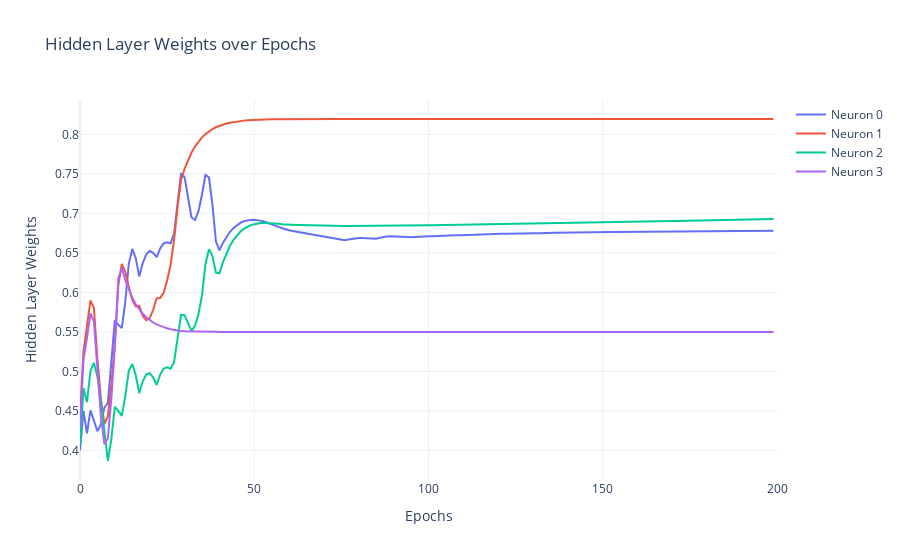

Notebook code for this chart:
### Code cell
# Function to plot hidden layer weights over epochs using Matplotlib
def plot_hidden_layer_weights_matplotlib(weights_hidden_layer, num_epochs, unique_folder_name):
    plt.figure(figsize=(14, 6))
    weights_hidden_layer_np = np.array(weights_hidden_layer)
    num_neurons = weights_hidden_layer_np.shape[1]  # Number of hidden layer neurons
    for i in range(num_neurons):
        plt.plot(range(num_epochs), weights_hidden_layer_np[:, i, :].flatten(), label=f'Neuron {i}')
    plt.xlabel('Epochs')
    plt.ylabel('Hidden Layer Weights')
    plt.xlim(0, num_epochs)
    plt.title('Hidden Layer Weights over Epochs')
    plt.grid(True)
    plt.legend()
    plt.savefig(os.path.join(unique_folder_name, 'weights_hidden_layer.png'), dpi=600)
    plt.close()
# Function to plot hidden layer weights over epochs using Plotly
def plot_hidden_layer_weights_plotly(weights_hidden_layer, num_epochs, unique_folder_name):
    weights_hidden_layer_np = np.array(weights_hidden_layer)
    fig_weights_hidden = go.Figure()
    num_neurons = weights_hidden_layer_np.shape[1]  # Number of hidden layer neurons
    for i in range(num_neurons):
        fig_weights_hidden.add_trace(go.Scatter(
            x=list(range(num_epochs)),
            y=weights_hidden_layer_np[:, i, :].flatten(),
            mode='lines',
            name=f'Neuron {i}'
        ))
    fig_weights_hidden.update_layout(
        title='Hidden Layer Weights over Epochs',
        xaxis_title='Epochs',
        xaxis=dict(range=[0, num_epochs]),
        yaxis_title='Hidden Layer Weights',
        template='plotly_white'
    )
    pio.write_html(fig_weights_hidden, file=os.path.join(unique_folder_name, 'interactive_weights_hidden_layer.html'))
    fig_weights_hidden.show()
# Plot hidden layer weights over epochs
plot_hidden_layer_weights_matplotlib(weights_hidden_layer, num_epochs, unique_folder_name)
plot_hidden_layer_weights_plotly(weights_hidden_layer, num_epochs, unique_folder_name)

### Figure 1 — Plotly figure (JSON) as saved in the notebook; plotly's stock layout.template omitted (floating-point values rounded to 4 significant figures; data arrays with more than 128 entries replaced by an {"elided": "..."} marker saying what was removed)
{"data": [{"mode": "lines", "name": "Neuron 0", "type": "scatter", "x": {"elided": "200 int values"}, "y": {"elided": "200 float values"}}, {"mode": "lines", "name": "Neuron 1", "type": "scatter", "x": {"elided": "200 int values"}, "y": {"elided": "200 float values"}}, {"mode": "lines", "name": "Neuron 2", "type": "scatter", "x": {"elided": "200 int values"}, "y": {"elided": "200 float values"}}, {"mode": "lines", "name": "Neuron 3", "type": "scatter", "x": {"elided": "200 int values"}, "y": {"elided": "200 float values"}}], "layout": {"title": {"text": "Hidden Layer Weights over Epochs"}, "xaxis": {"range": [0, 200], "title": {"text": "Epochs"}}, "yaxis": {"title": {"text": "Hidden Layer Weights"}}}}
